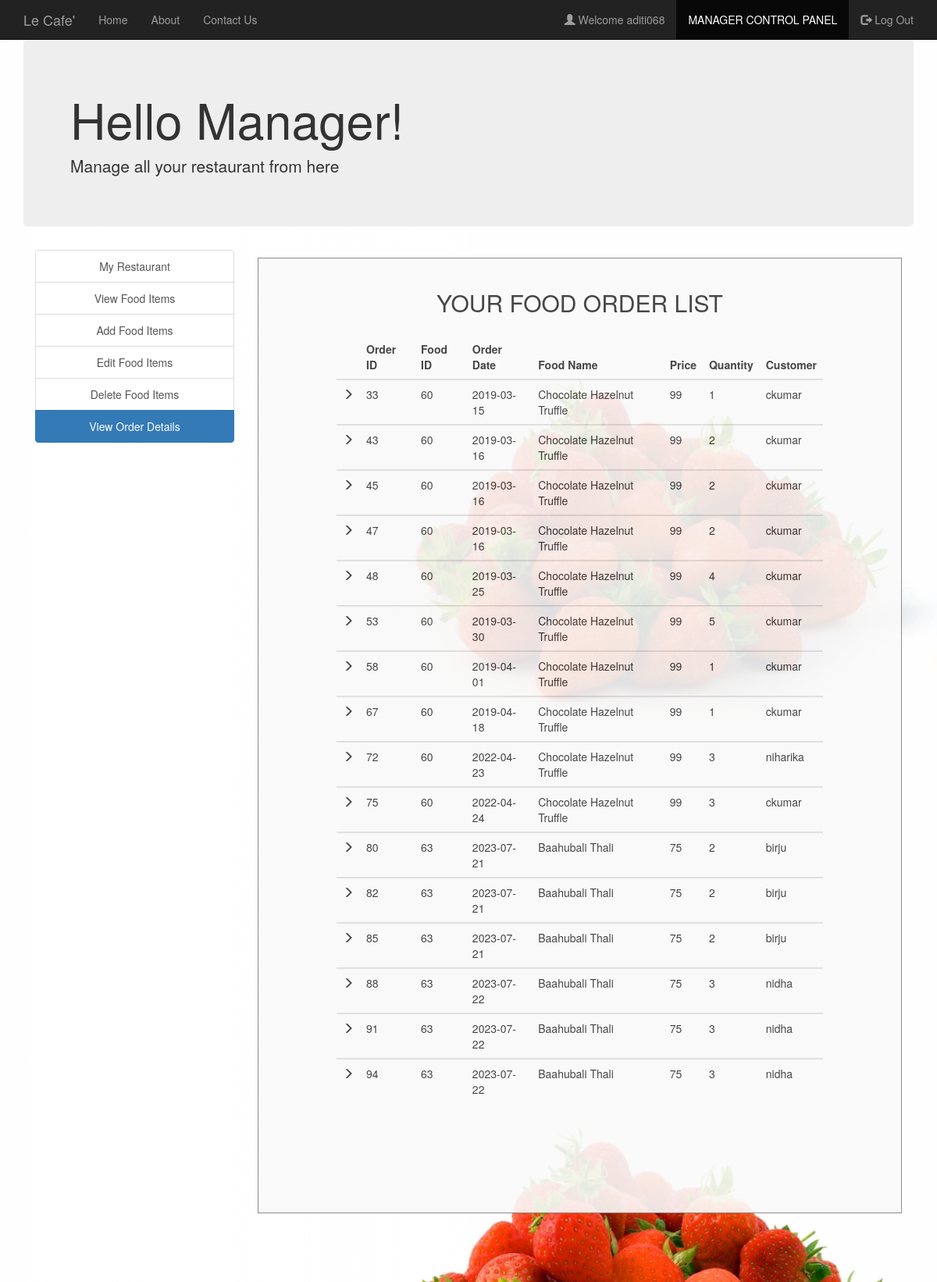
Screenshot of /view_order_details.php (signed in) with the database file from the repository.
### tables this page shows
CREATE TABLE `manager` (
  `username` varchar(30) NOT NULL,
  `fullname` varchar(30) NOT NULL,
  `email` varchar(30) NOT NULL,
  `contact` varchar(30) NOT NULL,
  `address` varchar(50) NOT NULL,
  `password` varchar(30) NOT NULL
);

CREATE TABLE `orders` (
  `order_ID` int(30) NOT NULL,
  `F_ID` int(30) NOT NULL,
  `foodname` varchar(30) NOT NULL,
  `price` int(30) NOT NULL,
  `quantity` int(30) NOT NULL,
  `order_date` date NOT NULL,
  `username` varchar(30) NOT NULL,
  `R_ID` int(30) NOT NULL
);

### session_m.php (called while the page is built, shortened)
<?php
$conn = Connect();
$user_check=$_SESSION['login_user1'];
$query = "SELECT username FROM MANAGER WHERE username = '$user_check'";
$ses_sql = mysqli_query($conn, $query);
$row = mysqli_fetch_assoc($ses_sql);
$login_session =$row['username'];
?>

### view_order_details.php (the view, shortened to what this page needs)
<?php
include('session_m.php');
?>
<!DOCTYPE html>
<html>
  <head>
  </head>
  <link rel="stylesheet" type = "text/css" href ="css/view_order_details.css">
  <link rel="stylesheet" type = "text/css" href ="css/bootstrap.min.css">
  <body>
    <nav class="navbar navbar-inverse navbar-fixed-top navigation-clean-search" role="navigation">
      <div class="container">
        <div class="navbar-header">
          <a class="navbar-brand" href="index.php">Le Cafe'</a>
        </div>
        <div class="collapse navbar-collapse " id="myNavbar">
          <ul class="nav navbar-nav">
            <li><a href="index.php">Home</a></li>
            <li><a href="aboutus.php">About</a></li>
            <li><a href="contactus.php">Contact Us</a></li>
          </ul>
          <ul class="nav navbar-nav navbar-right">
            <li><a href="#"><span class="glyphicon glyphicon-user"></span> Welcome <?php echo $login_session; ?> </a></li>
            <li class="active"> <a href="managerlogin.php">MANAGER CONTROL PANEL</a></li>
            <li><a href="logout_m.php"><span class="glyphicon glyphicon-log-out"></span> Log Out </a></li>
          </ul>
        </div>
      </div>
    </nav>
<div class="container">
    <div class="jumbotron">
     <h1>Hello Manager! </h1>
     <p>Manage all your restaurant from here</p>
    </div>
    </div>
<div class="container">
    	<div class="col-xs-3" style="text-align: center;">
    	<div class="list-group">
    		<a href="myrestaurant.php" class="list-group-item ">My Restaurant</a>
    		<a href="view_food_items.php" class="list-group-item">View Food Items</a>
    		<a href="add_food_items.php" class="list-group-item ">Add Food Items</a>
    		<a href="edit_food_items.php" class="list-group-item ">Edit Food Items</a>
    		<a href="delete_food_items.php" class="list-group-item ">Delete Food Items</a>
        <a href="view_order_details.php" class="list-group-item active">View Order Details</a>
    	</div>
    </div>
    <div class="col-xs-9">
      <div class="form-area" style="padding: 0px 100px 100px 100px;">
        <form action="" method="POST">
        <br style="clear: both">
          <h3 style="margin-bottom: 25px; text-align: center; font-size: 30px;"> YOUR FOOD ORDER LIST </h3>
<?php
$user_check=$_SESSION['login_user1'];
$sql = "SELECT * FROM orders o WHERE o.R_ID IN (SELECT r.R_ID FROM RESTAURANTS r WHERE r.M_ID='$user_check') ORDER BY order_date";
$result = mysqli_query($conn, $sql);
if (mysqli_num_rows($result) > 0)
{
  ?>
  <table class="table table-striped">
    <thead class="thead-dark">
      <tr>
        <th>  </th>
        <th> Order ID </th>
        <th> Food ID </th>
        <th> Order Date </th>
        <th> Food Name </th>
        <th> Price </th>
        <th> Quantity </th>
        <th> Customer </th>
      </tr>
    </thead>
    <?PHP
      while($row = mysqli_fetch_assoc($result)){
    ?>
  <tbody>
    <tr>
      <td> <span class="glyphicon glyphicon-menu-right"></span> </td>
      <td><?php echo $row["order_ID"]; ?></td>
      <td><?php echo $row["F_ID"]; ?></td>
      <td><?php echo $row["order_date"]; ?></td>
      <td><?php echo $row["foodname"]; ?></td>
      <td><?php echo $row["price"]; ?></td>
      <td><?php echo $row["quantity"]; ?></td>
      <td><?php echo $row["username"]; ?></td>
    </tr>
  </tbody>
  <?php } ?>
  </table>
    <br>
  <?php } else { ?>
  <h4><center>0 RESULTS</center> </h4>
  <?php } ?>
        </form>
        </div>
    </div>
</div>
<br>
<br>
<br>
<br>
  </body>
</html>

### css/view_order_details.css (style rules this page uses)
body,html { height: 100%; }
body { padding-top: 50px; background-image: url('headerimg2.jpg'); background-repeat: repeat; background-size: 100%; }
.form-area { background-color: #FAFAFA; padding: 10px 40px 60px; margin: 10px 0px 60px; border: 1px solid GREY; opacity:0.9; }

### rows the page displays
manager: username "aditi068"
orders: order_ID "33", F_ID "60", order_date "2019-03-15", foodname "Chocolate Hazelnut Truffle", price "99", quantity "1", username "ckumar"
orders: order_ID "43", F_ID "60", order_date "2019-03-16", foodname "Chocolate Hazelnut Truffle", price "99", quantity "2", username "ckumar"
orders: order_ID "45", F_ID "60", order_date "2019-03-16", foodname "Chocolate Hazelnut Truffle", price "99", quantity "2", username "ckumar"
orders: order_ID "47", F_ID "60", order_date "2019-03-16", foodname "Chocolate Hazelnut Truffle", price "99", quantity "2", username "ckumar"
orders: order_ID "48", F_ID "60", order_date "2019-03-25", foodname "Chocolate Hazelnut Truffle", price "99", quantity "4", username "ckumar"
orders: order_ID "53", F_ID "60", order_date "2019-03-30", foodname "Chocolate Hazelnut Truffle", price "99", quantity "5", username "ckumar"
orders: order_ID "58", F_ID "60", order_date "2019-04-01", foodname "Chocolate Hazelnut Truffle", price "99", quantity "1", username "ckumar"
orders: order_ID "67", F_ID "60", order_date "2019-04-18", foodname "Chocolate Hazelnut Truffle", price "99", quantity "1", username "ckumar"
orders: order_ID "72", F_ID "60", order_date "2022-04-23", foodname "Chocolate Hazelnut Truffle", price "99", quantity "3", username "niharika"
orders: order_ID "75", F_ID "60", order_date "2022-04-24", foodname "Chocolate Hazelnut Truffle", price "99", quantity "3", username "ckumar"
orders: order_ID "80", F_ID "63", order_date "2023-07-21", foodname "Baahubali Thali", price "75", quantity "2", username "birju"
orders: order_ID "82", F_ID "63", order_date "2023-07-21", foodname "Baahubali Thali", price "75", quantity "2", username "birju"
orders: order_ID "85", F_ID "63", order_date "2023-07-21", foodname "Baahubali Thali", price "75", quantity "2", username "birju"
orders: order_ID "88", F_ID "63", order_date "2023-07-22", foodname "Baahubali Thali", price "75", quantity "3", username "nidha"
orders: order_ID "91", F_ID "63", order_date "2023-07-22", foodname "Baahubali Thali", price "75", quantity "3", username "nidha"
orders: order_ID "94", F_ID "63", order_date "2023-07-22", foodname "Baahubali Thali", price "75", quantity "3", username "nidha"
